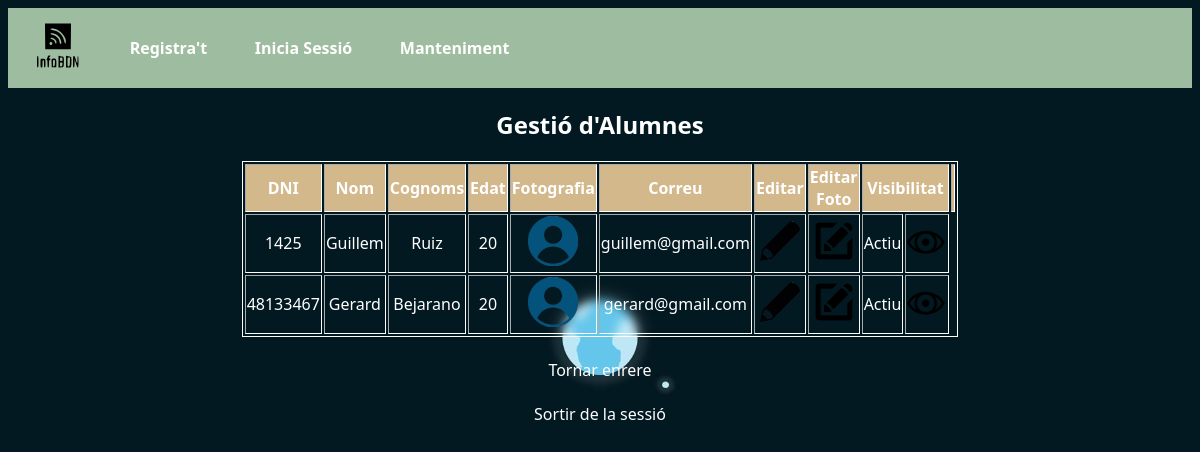
/index.php?controller=Alumne&action=showAlumnes (signed in), run on the app's committed database.
### tables this page shows
CREATE TABLE `alumnes` (
  `dni_alumne` varchar(100) NOT NULL,
  `nom` varchar(25) NOT NULL,
  `cognoms` varchar(70) NOT NULL,
  `edat` int(99) NOT NULL,
  `fotografia` varchar(255) NOT NULL,
  `correu` varchar(70) NOT NULL,
  `contrasenya` varchar(255) NOT NULL,
  `visible` tinyint(1) NOT NULL DEFAULT 0
);

### controllers/AlumneController.php (called while the page is built, shortened)
<?php
require "models/usuari.php";
class AlumneController
{
    public function showAlumnes()
    {
        $categoria = new User();
        $catalogo = $categoria->taulaAlumnes();
        require_once "views/admin/mostrarAlumnes.php";
    }
}

### models/database.php (called while the page is built, shortened)
<?php
class Database{
    public function __construct(){
        $servername = "localhost";
        $dbname= "infobdn";
        $username = "root";
        $password = "";
        try{
		$this->db = new PDO("mysql:host=$servername;dbname=$dbname",$username, $password);
        }
        catch(PDOException $error)
        {
            echo "Connection failed: ". $error->getMessage();
        }
    }
}

### models/usuari.php (called while the page is built, shortened)
<?php
require_once("database.php");
class User extends Database
{
    public function taulaAlumnes()
    {
        $consulta = $this->db->prepare("SELECT * FROM alumnes");
        $consulta->execute();
        $resultado = $consulta->fetchAll();
        return $resultado;
    }
}

### views/admin/mostrarAlumnes.php (the view)
<h2>Gestió d'Alumnes</h2>
    <table border="1" class="taula">
        <tr class="titols">
            <td>DNI</td>
            <td>Nom</td>
            <td>Cognoms</td>
            <td>Edat</td>
            <td>Fotografia</td>
            <td>Correu</td>
            <td>Editar</td>
            <td>Editar Foto</td>
            <td colspan="2">Visibilitat<td>
        </tr>
<?php
    foreach($catalogo as $alumne){
        echo "<tr style='color:white;'>";
            echo "<td>".$alumne['dni_alumne']."</td>";
            echo "<td>".$alumne['nom']."</td>";
            echo "<td>".$alumne['cognoms']."</td>";
            echo "<td>".$alumne['edat']."</td>";
            echo "<td><img src=".$alumne['fotografia']." class='photo' alt='foto_alumne'></td>";
            echo "<td>".$alumne['correu']."</td>";
            echo "<td><a href='index.php?controller=Alumne&action=showEditAlumne&dni_alumne=".$alumne['dni_alumne']."'><img src='img/lapiz.png' height='40px' width='40px' alt='llapis'></a></td>";
            echo "<td><a href='editarfotoalum.php?dni_alumne=".$alumne['dni_alumne']."&oldfoto=".$alumne['fotografia']."'><img src='img/editfoto.png' height='40px' width='40px' alt='foto_alumne'></a></td>";
            if($alumne['visible']=="1"){
                echo "<td>Actiu</td>";
                echo "<td><a href='index.php?controller=Admin&action=desactivarAlumne&id=".$alumne['dni_alumne']."'><img src='img/pngwing.png' height='40px' width='40px' alt='on'></a></td>";
            }else{
                echo "<td>Inactiu</td>";
                echo "<td><a href='index.php?controller=Admin&action=activarAlumne&id=".$alumne['dni_alumne']."'><img src='img/pngnowing.png' height='40px' width='40px' alt='off'></a></td>";
            }
        echo "</tr>";
    }
?>
</table>
<br>
<div class="alta">
    <a href="index.php?controller=Admin&action=mostrarMenu">Tornar enrere</a>
    <br></br>
    <a href="index.php?controller=Login&action=sortirSessio">Sortir de la sessió</a>
</div>

### styles/login.css (style rules this page uses)
* { font-family:'Segoe UI', Tahoma, Verdana, sans-serif; color: white !important; }
body { background-image: url("../img/fondo.jpg"); background-size: 100%; position: relative; }
h2 { text-align: center; color: white; }
::placeholder { color: white; font-size: 15px; }
.taula { border: 1px solid white; width: 50%; text-align: center; margin: auto; backdrop-filter: blur(5px); }
header { align-items: center; background-color: #9EBC9F; height: 80px; display: flex; width: 100%; }
nav { text-decoration: none; width: 100%; font-weight: bold; }
.menu { padding-left: 2%; padding-right: 2%; align-items: center; text-decoration: none; }
.logo { height: 100px; width: 100px; }
.alta { width: 100%; margin: auto; text-align: center; }
a:link { color: white; text-decoration: none; }
.photo { height: 50px; width: 50px; }
.titols { background-color: #D3B88C; font-weight: bold; color: white; }

### data on the page
alumnes: dni_alumne "1425", nom "Guillem", cognoms "Ruiz", edat "20", fotografia (picture), correu "guillem@gmail.com", visible 1 (drawn)
alumnes: dni_alumne "48133467", nom "Gerard", cognoms "Bejarano", edat "20", fotografia (picture), correu "gerard@gmail.com", visible 1 (drawn)
